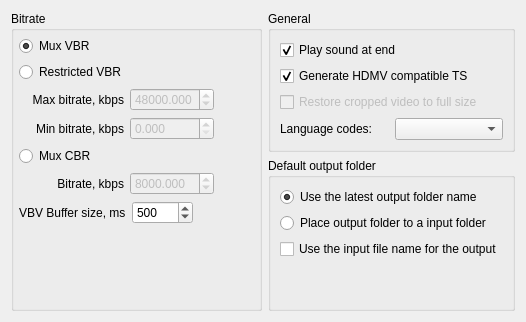
      <widget class="QWidget" name="tab_3">
       <attribute name="title">
        <string>General</string>
       </attribute>
       <layout class="QVBoxLayout" name="verticalLayout_7">
        <item>
         <layout class="QGridLayout" name="gridLayout_14">
          <item row="0" column="0" rowspan="2">
           <widget class="QGroupBox" name="groupBox7">
            <property name="title">
             <string>Bitrate</string>
            </property>
            <layout class="QVBoxLayout" name="verticalLayout_17">
             <property name="margin">
              <number>5</number>
             </property>
             <item>
              <layout class="QVBoxLayout" name="verticalLayout_14">
               <item>
                <layout class="QHBoxLayout" name="horizontalLayout_18">
                 <item>
                  <widget class="QRadioButton" name="checkBoxVBR">
                   <property name="text">
                    <string>Mux VBR</string>
                   </property>
                   <property name="checked">
                    <bool>true</bool>
                   </property>
                  </widget>
                 </item>
                </layout>
               </item>
               <item>
                <layout class="QHBoxLayout" name="horizontalLayout_17">
                 <item>
                  <widget class="QRadioButton" name="checkBoxRVBR">
                   <property name="text">
                    <string>Restricted VBR</string>
                   </property>
                  </widget>
                 </item>
                </layout>
               </item>
               <item>
                <layout class="QHBoxLayout" name="horizontalLayout_19">
                 <item>
                  <layout class="QGridLayout" name="gridLayout_3">
                   <item row="0" column="0">
                    <widget class="QLabel" name="label_5">
                     <property name="minimumSize">
                      <size>
                       <width>105</width>
                       <height>0</height>
                      </size>
                     </property>
                     <property name="text">
                      <string>Max bitrate, kbps</string>
                     </property>
                     <property name="alignment">
                      <set>Qt::AlignRight|Qt::AlignTrailing|Qt::AlignVCenter</set>
                     </property>
                    </widget>
                   </item>
                   <item row="0" column="1">
                    <widget class="QDoubleSpinBox" name="editMaxBitrate">
                     <property name="enabled">
                      <bool>false</bool>
                     </property>
                     <property name="decimals">
                      <number>3</number>
                     </property>
                     <property name="minimum">
                      <double>91.000000000000000</double>
                     </property>
                     <property name="maximum">
                      <double>99999.990000000005239</double>
                     </property>
                     <property name="value">
                      <double>48000.000000000000000</double>
                     </property>
                    </widget>
                   </item>
                   <item row="1" column="0">
                    <widget class="QLabel" name="label_6">
                     <property name="minimumSize">
                      <size>
                       <width>105</width>
                       <height>0</height>
                      </size>
                     </property>
                     <property name="text">
                      <string>Min bitrate, kbps</string>
                     </property>
                     <property name="alignment">
                      <set>Qt::AlignRight|Qt::AlignTrailing|Qt::AlignVCenter</set>
                     </property>
                    </widget>
                   </item>
                   <item row="1" column="1">
                    <widget class="QDoubleSpinBox" name="editMinBitrate">
                     <property name="enabled">
                      <bool>false</bool>
                     </property>
                     <property name="decimals">
                      <number>3</number>
                     </property>
                     <property name="maximum">
                      <double>99999.990000000005239</double>
                     </property>
                    </widget>
                   </item>
                   <item row="0" column="2">
                    <spacer name="horizontalSpacer_7">
                     <property name="orientation">
                      <enum>Qt::Horizontal</enum>
                     </property>
                     <property name="sizeHint" stdset="0">
                      <size>
                       <width>40</width>
                       <height>20</height>
                      </size>
                     </property>
                    </spacer>
                   </item>
                   <item row="1" column="2">
                    <spacer name="horizontalSpacer_8">
                     <property name="orientation">
                      <enum>Qt::Horizontal</enum>
                     </property>
                     <property name="sizeHint" stdset="0">
                      <size>
                       <width>40</width>
                       <height>20</height>
                      </size>
                     </property>
                    </spacer>
                   </item>
                  </layout>
                 </item>
                </layout>
               </item>
               <item>
                <layout class="QHBoxLayout" name="horizontalLayout_16">
                 <item>
                  <widget class="QRadioButton" name="checkBoxCBR">
                   <property name="text">
                    <string>Mux CBR</string>
                   </property>
                  </widget>
                 </item>
                </layout>
               </item>
               <item>
                <layout class="QHBoxLayout" name="horizontalLayout_14">
                 <item>
                  <layout class="QGridLayout" name="gridLayout_4">
                   <item row="0" column="0">
                    <widget class="QLabel" name="label_7">
                     <property name="minimumSize">
                      <size>
                       <width>105</width>
                       <height>0</height>
                      </size>
                     </property>
                     <property name="text">
                      <string>Bitrate, kbps</string>
                     </property>
                     <property name="alignment">
                      <set>Qt::AlignRight|Qt::AlignTrailing|Qt::AlignVCenter</set>
                     </property>
                    </widget>
                   </item>
                   <item row="0" column="1">
                    <widget class="QDoubleSpinBox" name="editCBRBitrate">
                     <property name="enabled">
                      <bool>false</bool>
                     </property>
                     <property name="decimals">
                      <number>3</number>
                     </property>
                     <property name="minimum">
                      <double>91.000000000000000</double>
                     </property>
                     <property name="maximum">
                      <double>99999.990000000005239</double>
                     </property>
                     <property name="value">
                      <double>8000.000000000000000</double>
                     </property>
                    </widget>
                   </item>
                   <item row="0" column="2">
                    <spacer name="horizontalSpacer_9">
                     <property name="orientation">
                      <enum>Qt::Horizontal</enum>
                     </property>
                     <property name="sizeHint" stdset="0">
                      <size>
                       <width>40</width>
                       <height>20</height>
                      </size>
                     </property>
                    </spacer>
                   </item>
                  </layout>
                 </item>
                </layout>
               </item>
               <item>
                <layout class="QHBoxLayout" name="horizontalLayout_15">
                 <item>
                  <widget class="QLabel" name="label_8">
                   <property name="text">
                    <string>VBV Buffer size, ms</string>
                   </property>
                  </widget>
                 </item>
                 <item>
                  <widget class="QSpinBox" name="editVBVLen">
                   <property name="maximum">
                    <number>60000</number>
                   </property>
                   <property name="value">
                    <number>500</number>
                   </property>
                  </widget>
                 </item>
                 <item>
                  <spacer name="horizontalSpacer_10">
                   <property name="orientation">
                    <enum>Qt::Horizontal</enum>
                   </property>
                   <property name="sizeHint" stdset="0">
                    <size>
                     <width>40</width>
                     <height>20</height>
                    </size>
                   </property>
                  </spacer>
                 </item>
                </layout>
               </item>
              </layout>
             </item>
             <item>
              <spacer name="verticalSpacer_2">
               <property name="orientation">
                <enum>Qt::Vertical</enum>
               </property>
               <property name="sizeHint" stdset="0">
                <size>
                 <width>20</width>
                 <height>77</height>
                </size>
               </property>
              </spacer>
             </item>
            </layout>
           </widget>
          </item>
          <item row="0" column="1">
           <widget class="QGroupBox" name="groupBox_5">
            <property name="sizePolicy">
             <sizepolicy hsizetype="Preferred" vsizetype="Preferred">
              <horstretch>0</horstretch>
              <verstretch>0</verstretch>
             </sizepolicy>
            </property>
            <property name="title">
             <string>General</string>
            </property>
            <layout class="QVBoxLayout" name="verticalLayout_18">
             <item>
              <widget class="QCheckBox" name="checkBoxSound">
               <property name="text">
                <string>Play sound at end</string>
               </property>
               <property name="checked">
                <bool>true</bool>
               </property>
              </widget>
             </item>
             <item>
              <widget class="QCheckBox" name="checkBoxNewAudioPes">
               <property name="text">
                <string>Generate HDMV compatible TS</string>
               </property>
               <property name="checked">
                <bool>true</bool>
               </property>
              </widget>
             </item>
             <item>
              <widget class="QCheckBox" name="checkBoxCrop">
               <property name="enabled">
                <bool>false</bool>
               </property>
               <property name="text">
                <string>Restore cropped video to full size</string>
               </property>
              </widget>
             </item>
             <item>
              <layout class="QHBoxLayout" name="langCodesLayout">
               <item>
                <widget class="QLabel" name="langCodesLabel">
                 <property name="text">
                  <string>Language codes:</string>
                 </property>
                </widget>
               </item>
               <item>
                <widget class="QComboBox" name="langCodesComboBox"/>
               </item>
              </layout>
             </item>
            </layout>
           </widget>
          </item>
          <item row="1" column="1">
           <widget class="QGroupBox" name="GroupBox114">
            <property name="title">
             <string>Default output folder</string>
            </property>
            <layout class="QVBoxLayout" name="verticalLayout_24">
             <item>
              <widget class="QRadioButton" name="radioButtonStoreOutput">
               <property name="text">
                <string>Use the latest output folder name</string>
               </property>
               <property name="checked">
                <bool>true</bool>
               </property>
              </widget>
             </item>
             <item>
              <widget class="QRadioButton" name="radioButtonOutoutInInput">
               <property name="text">
                <string>Place output folder to a input folder</string>
               </property>
              </widget>
             </item>
             <item>
              <widget class="QCheckBox" name="checkBoxOutputNameFromInput">
               <property name="toolTip">
                <string>Name the output file, ISO or Blu-ray folder after the first input file</string>
               </property>
               <property name="text">
                <string>Use the input file name for the output</string>
               </property>
              </widget>
             </item>
             <item>
              <spacer name="verticalSpacer_6">
               <property name="orientation">
                <enum>Qt::Vertical</enum>
               </property>
               <property name="sizeHint" stdset="0">
                <size>
                 <width>20</width>
                 <height>40</height>
                </size>
               </property>
              </spacer>
             </item>
            </layout>
           </widget>
          </item>
         </layout>
        </item>
       </layout>
      </widget>
